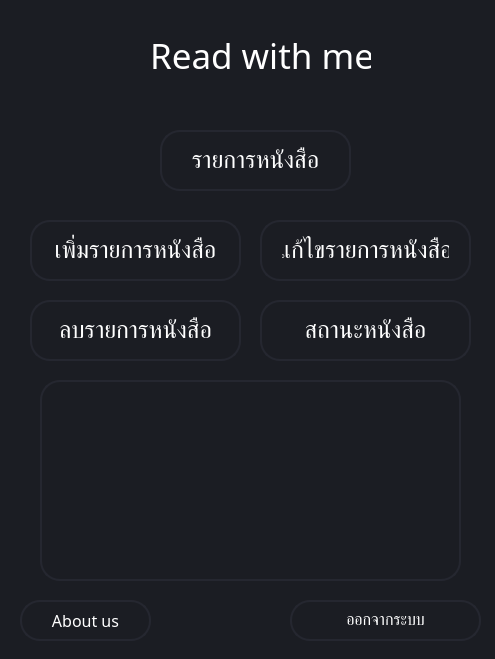
<?xml version="1.0" encoding="UTF-8"?>
<ui version="4.0">
 <class>uiHomePage</class>
 <widget class="QDialog" name="uiHomePage">
  <property name="geometry">
   <rect>
    <x>0</x>
    <y>0</y>
    <width>495</width>
    <height>659</height>
   </rect>
  </property>
  <property name="windowTitle">
   <string>Dialog</string>
  </property>
  <property name="autoFillBackground">
   <bool>false</bool>
  </property>
  <property name="styleSheet">
   <string notr="true">background-color: rgb(27, 29, 35);</string>
  </property>
  <widget class="QLabel" name="label">
   <property name="geometry">
    <rect>
     <x>150</x>
     <y>30</y>
     <width>221</width>
     <height>51</height>
    </rect>
   </property>
   <property name="font">
    <font>
     <family>Cloud Light</family>
     <pointsize>26</pointsize>
    </font>
   </property>
   <property name="styleSheet">
    <string notr="true">QLabel {
	Color: #FFF
}</string>
   </property>
   <property name="text">
    <string>Read with me</string>
   </property>
  </widget>
  <widget class="QPushButton" name="signoutButton">
   <property name="geometry">
    <rect>
     <x>290</x>
     <y>600</y>
     <width>191</width>
     <height>41</height>
    </rect>
   </property>
   <property name="font">
    <font>
     <family>Cloud Light</family>
     <pointsize>12</pointsize>
    </font>
   </property>
   <property name="styleSheet">
    <string notr="true">QPushButton {
	border: 2px solid rgb(37,39,48);
	border-radius: 20px;
	color: #FFF;
	padding-left: 20px;
	padding-right: 20px;
}
QPushButton:hover {
	border: 2px solid rgb(48, 50, 62);
}
QPushButton:hover:pressed
{
  border: 2px solid rgb(255, 73, 73);
}</string>
   </property>
   <property name="text">
    <string>ออกจากระบบ</string>
   </property>
  </widget>
  <widget class="QListWidget" name="listWidget">
   <property name="geometry">
    <rect>
     <x>40</x>
     <y>380</y>
     <width>421</width>
     <height>201</height>
    </rect>
   </property>
   <property name="styleSheet">
    <string notr="true">QListWidget {
	border: 2px solid rgb(37,39,48);
	border-radius: 20px;
	color: #FFF;
	padding-left: 20px;
	padding-right: 20px;
}
QListWidget:hover {
	border: 2px solid rgb(48, 50, 62);
}
QListWidget:hover:pressed
{
  border: 2px solid rgb(255, 73, 73);
}</string>
   </property>
  </widget>
  <widget class="QPushButton" name="bookList">
   <property name="geometry">
    <rect>
     <x>160</x>
     <y>130</y>
     <width>191</width>
     <height>61</height>
    </rect>
   </property>
   <property name="font">
    <font>
     <family>Cloud Light</family>
     <pointsize>18</pointsize>
    </font>
   </property>
   <property name="styleSheet">
    <string notr="true">QPushButton {
	border: 2px solid rgb(37,39,48);
	border-radius: 20px;
	color: #FFF;
	padding-left: 20px;
	padding-right: 20px;
}
QPushButton:hover {
	border: 2px solid rgb(48, 50, 62);
}
QPushButton:hover:pressed
{
  border: 2px solid rgb(255, 73, 73);
}</string>
   </property>
   <property name="text">
    <string>รายการหนังสือ</string>
   </property>
  </widget>
  <widget class="QPushButton" name="bookAdd">
   <property name="geometry">
    <rect>
     <x>30</x>
     <y>220</y>
     <width>211</width>
     <height>61</height>
    </rect>
   </property>
   <property name="font">
    <font>
     <family>Cloud Light</family>
     <pointsize>18</pointsize>
    </font>
   </property>
   <property name="styleSheet">
    <string notr="true">QPushButton {
	border: 2px solid rgb(37,39,48);
	border-radius: 20px;
	color: #FFF;
	padding-left: 20px;
	padding-right: 20px;
}
QPushButton:hover {
	border: 2px solid rgb(48, 50, 62);
}
QPushButton:hover:pressed
{
  border: 2px solid rgb(255, 73, 73);
}</string>
   </property>
   <property name="text">
    <string>เพิ่มรายการหนังสือ</string>
   </property>
  </widget>
  <widget class="QPushButton" name="bookEdit">
   <property name="geometry">
    <rect>
     <x>260</x>
     <y>220</y>
     <width>211</width>
     <height>61</height>
    </rect>
   </property>
   <property name="font">
    <font>
     <family>Cloud Light</family>
     <pointsize>18</pointsize>
    </font>
   </property>
   <property name="styleSheet">
    <string notr="true">QPushButton {
	border: 2px solid rgb(37,39,48);
	border-radius: 20px;
	color: #FFF;
	padding-left: 20px;
	padding-right: 20px;
}
QPushButton:hover {
	border: 2px solid rgb(48, 50, 62);
}
QPushButton:hover:pressed
{
  border: 2px solid rgb(255, 73, 73);
}</string>
   </property>
   <property name="text">
    <string>แก้ไขรายการหนังสือ</string>
   </property>
  </widget>
  <widget class="QPushButton" name="bookDelete">
   <property name="geometry">
    <rect>
     <x>30</x>
     <y>300</y>
     <width>211</width>
     <height>61</height>
    </rect>
   </property>
   <property name="font">
    <font>
     <family>Cloud Light</family>
     <pointsize>18</pointsize>
    </font>
   </property>
   <property name="styleSheet">
    <string notr="true">QPushButton {
	border: 2px solid rgb(37,39,48);
	border-radius: 20px;
	color: #FFF;
	padding-left: 20px;
	padding-right: 20px;
}
QPushButton:hover {
	border: 2px solid rgb(48, 50, 62);
}
QPushButton:hover:pressed
{
  border: 2px solid rgb(255, 73, 73);
}</string>
   </property>
   <property name="text">
    <string>ลบรายการหนังสือ</string>
   </property>
  </widget>
  <widget class="QPushButton" name="aboutusButton">
   <property name="geometry">
    <rect>
     <x>20</x>
     <y>600</y>
     <width>131</width>
     <height>41</height>
    </rect>
   </property>
   <property name="font">
    <font>
     <family>Cloud Light</family>
     <pointsize>12</pointsize>
    </font>
   </property>
   <property name="styleSheet">
    <string notr="true">QPushButton {
	border: 2px solid rgb(37,39,48);
	border-radius: 20px;
	color: #FFF;
	padding-left: 20px;
	padding-right: 20px;
}
QPushButton:hover {
	border: 2px solid rgb(48, 50, 62);
}
QPushButton:hover:pressed
{
  border: 2px solid rgb(255, 73, 73);
}</string>
   </property>
   <property name="text">
    <string>About us</string>
   </property>
  </widget>
  <widget class="QPushButton" name="bookStatus">
   <property name="geometry">
    <rect>
     <x>260</x>
     <y>300</y>
     <width>211</width>
     <height>61</height>
    </rect>
   </property>
   <property name="font">
    <font>
     <family>Cloud Light</family>
     <pointsize>18</pointsize>
    </font>
   </property>
   <property name="styleSheet">
    <string notr="true">QPushButton {
	border: 2px solid rgb(37,39,48);
	border-radius: 20px;
	color: #FFF;
	padding-left: 20px;
	padding-right: 20px;
}
QPushButton:hover {
	border: 2px solid rgb(48, 50, 62);
}
QPushButton:hover:pressed
{
  border: 2px solid rgb(255, 73, 73);
}</string>
   </property>
   <property name="text">
    <string>สถานะหนังสือ</string>
   </property>
  </widget>
 </widget>
 <resources/>
 <connections/>
</ui>
